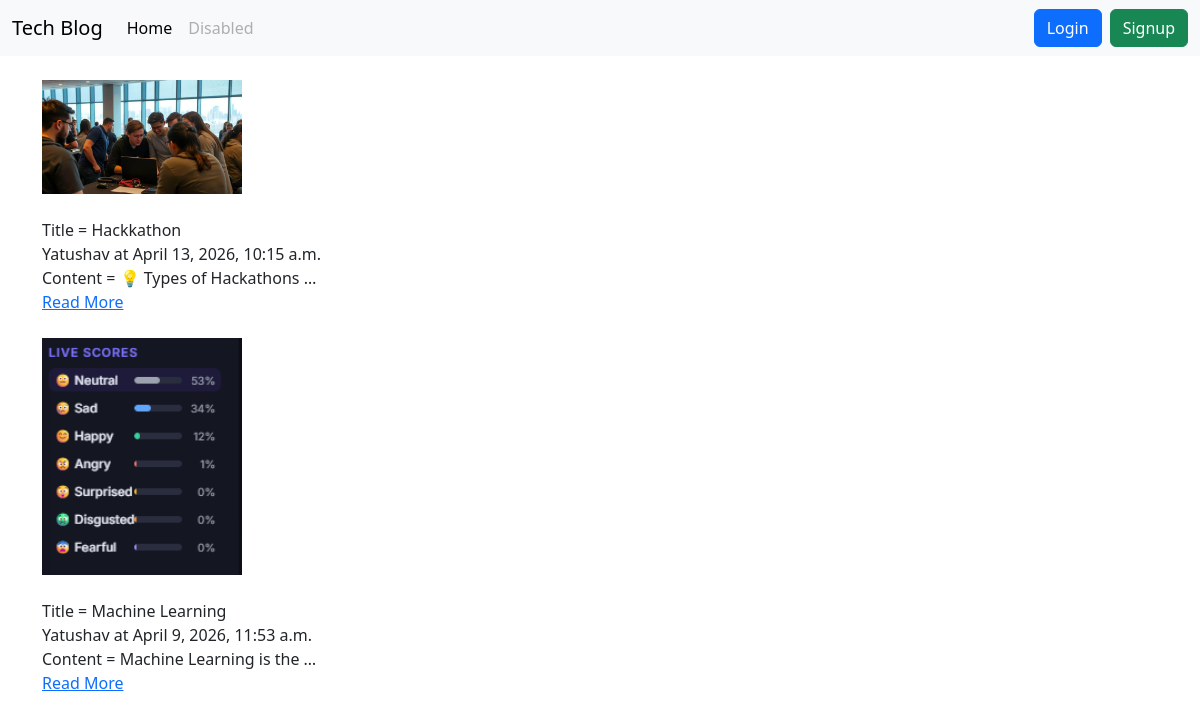
Before: / with the older database file.
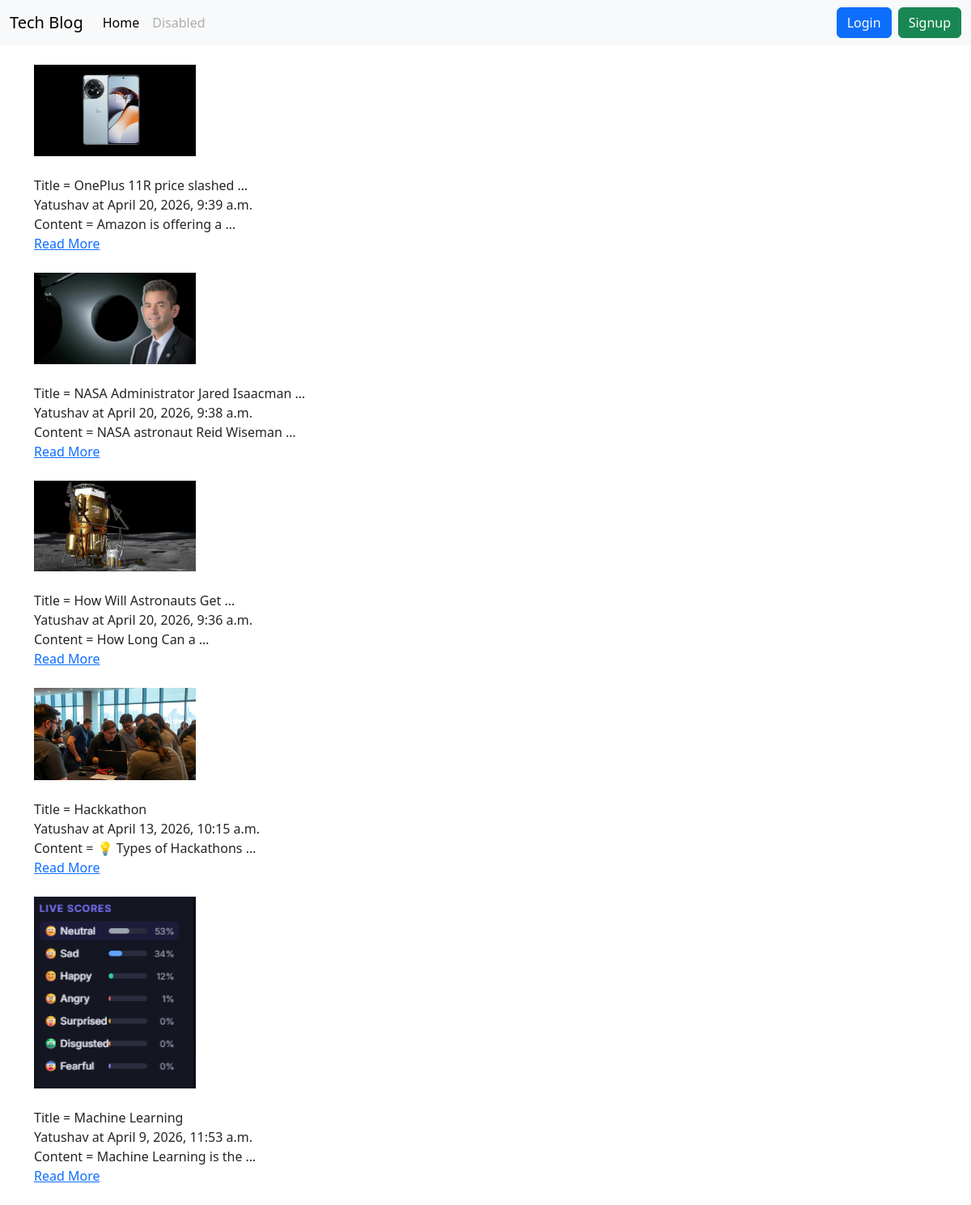
After: the same page with the newer database file.
### blogapp/models.py (models this page shows, shortened)
class Post(models.Model):
    title = models.CharField(max_length=200)
    content = models.TextField()
    author = models.ForeignKey(User, on_delete=models.CASCADE)
    image = models.ImageField(upload_to='post_images/', blank=True, null=True)
    created_at = models.DateTimeField(auto_now_add=True)

### blogapp/views.py (the view)
# urls.py: 2. Add a URL to urlpatterns:  path('', views.home, name='home')
def home(request):
    if request.user.is_authenticated:
        if request.user.is_superuser:
            posts = Post.objects.all().order_by('-created_at')
        else:
            posts = Post.objects.filter(author=request.user).order_by('-created_at')
    else:
        posts = Post.objects.all().order_by('-created_at')
    return render(request, 'blogapp/home.html', {'posts': posts})

### blogapp/templates/blogapp/home.html
{% extends 'base.html' %}
{% block body %}
<div class="container mt-4">
    {% for post in posts %}
    {% if post.image %}
    <img src="{{ post.image.url }}" alt="Post Image" width="200"><br>
    <br>
    {% endif %}
    Title = {{post.title|truncatewords:4}}<br>
    {{post.author.username}} at {{post.created_at}}<br>
    Content = {{post.content|truncatewords:4}}<br>
    <a href="{% url 'post_detail' post.id %}">Read More</a><br>
    <br>
    {% endfor %}
</div>
{% endblock body %}

### blogapp/templates/base.html (shortened to what this page needs)
<!doctype html>
<html lang="en">
<head>
    <link href="https://cdn.jsdelivr.net/npm/bootstrap@5.3.8/dist/css/bootstrap.min.css" rel="stylesheet"
>
</head>
<body>
    <nav class="navbar navbar-expand-lg bg-body-tertiary">
        <div class="container-fluid">
            <a class="navbar-brand" href="/">Tech Blog</a>
            <div class="collapse navbar-collapse" id="navbarSupportedContent">
                <ul class="navbar-nav me-auto mb-2 mb-lg-0">
                    <li class="nav-item">
                        <a class="nav-link active" aria-current="page" href="#">Home</a>
                    </li>
                    <li class="nav-item">
                        <a class="nav-link disabled" aria-disabled="true">Disabled</a>
                    </li>
                </ul>
                <div class="d-flex">
                    {% if user.is_authenticated %}
                    <a href="{% url 'create_post' %}"class="btn btn-primary mx-2" , role="button">Create New Post</a><br>
                    <form method="post" action="{% url 'logout' %}">
                        {% csrf_token %}
                        <button type="submit" class="btn btn-danger">Logout</button>
                    </form>
                    {% else %}
                    <a href="{% url 'login' %}" class="btn btn-primary mx-2", role="button">Login</a><br>
                    <a href="{% url 'signup' %}" class="btn btn-success">Signup</a><br>
                    {% endif %}
                </div>
            </div>
        </div>
    </nav>
    {% block body %}
    {% endblock body %}
</body>
</html>

Changed rows visible on the page:
added Post: image (picture), title "OnePlus 11R price slashed …", author.username "Yatushav", created_at "April 20, 2026, 9:39 a.m.", content "Amazon is offering a …"
added Post: image (picture), title "NASA Administrator Jared Isaacman …", author.username "Yatushav", created_at "April 20, 2026, 9:38 a.m.", content "NASA astronaut Reid Wiseman …"
added Post: image (picture), title "How Will Astronauts Get …", author.username "Yatushav", created_at "April 20, 2026, 9:36 a.m.", content "How Long Can a …"
